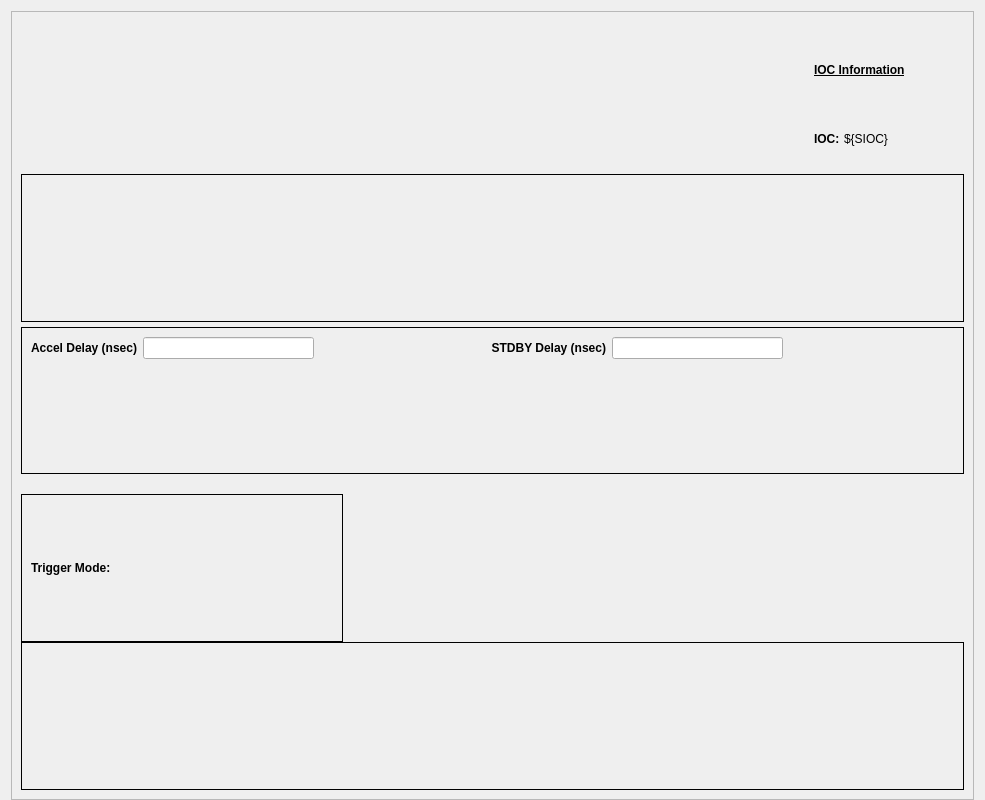
<?xml version="1.0" encoding="UTF-8"?>
<ui version="4.0">
 <class>Form</class>
 <widget class="QWidget" name="Form">
  <property name="geometry">
   <rect>
    <x>0</x>
    <y>0</y>
    <width>985</width>
    <height>800</height>
   </rect>
  </property>
  <property name="minimumSize">
   <size>
    <width>950</width>
    <height>0</height>
   </size>
  </property>
  <property name="maximumSize">
   <size>
    <width>16777215</width>
    <height>16777215</height>
   </size>
  </property>
  <property name="windowTitle">
   <string>High Level Triggers - ${DEV}</string>
  </property>
  <layout class="QHBoxLayout" name="horizontalLayout">
   <property name="bottomMargin">
    <number>0</number>
   </property>
   <item>
    <widget class="QScrollArea" name="scrollArea">
     <property name="widgetResizable">
      <bool>true</bool>
     </property>
     <widget class="QWidget" name="scrollAreaWidgetContents_2">
      <property name="geometry">
       <rect>
        <x>0</x>
        <y>0</y>
        <width>965</width>
        <height>789</height>
       </rect>
      </property>
      <layout class="QVBoxLayout" name="verticalLayout">
       <item>
        <layout class="QVBoxLayout" name="verticalLayout_6" stretch="0,0,0,0,0,0,0,0">
         <property name="spacing">
          <number>0</number>
         </property>
         <item>
          <layout class="QGridLayout" name="gridLayout">
           <property name="bottomMargin">
            <number>10</number>
           </property>
           <item row="0" column="4" colspan="2">
            <widget class="QLabel" name="label">
             <property name="minimumSize">
              <size>
               <width>150</width>
               <height>20</height>
              </size>
             </property>
             <property name="font">
              <font>
               <weight>75</weight>
               <bold>true</bold>
               <underline>true</underline>
              </font>
             </property>
             <property name="text">
              <string>IOC Information</string>
             </property>
            </widget>
           </item>
           <item row="0" column="3">
            <spacer name="horizontalSpacer_5">
             <property name="orientation">
              <enum>Qt::Horizontal</enum>
             </property>
             <property name="sizeHint" stdset="0">
              <size>
               <width>200</width>
               <height>20</height>
              </size>
             </property>
            </spacer>
           </item>
           <item row="1" column="5">
            <widget class="PyDMLabel" name="PyDMLabel">
             <property name="sizePolicy">
              <sizepolicy hsizetype="Preferred" vsizetype="Preferred">
               <horstretch>0</horstretch>
               <verstretch>0</verstretch>
              </sizepolicy>
             </property>
             <property name="minimumSize">
              <size>
               <width>120</width>
               <height>20</height>
              </size>
             </property>
             <property name="toolTip">
              <string/>
             </property>
             <property name="text">
              <string>${SIOC}</string>
             </property>
            </widget>
           </item>
           <item row="1" column="4">
            <widget class="QLabel" name="label_2">
             <property name="sizePolicy">
              <sizepolicy hsizetype="Preferred" vsizetype="Preferred">
               <horstretch>0</horstretch>
               <verstretch>0</verstretch>
              </sizepolicy>
             </property>
             <property name="minimumSize">
              <size>
               <width>30</width>
               <height>20</height>
              </size>
             </property>
             <property name="maximumSize">
              <size>
               <width>16777215</width>
               <height>40</height>
              </size>
             </property>
             <property name="font">
              <font>
               <weight>75</weight>
               <bold>true</bold>
              </font>
             </property>
             <property name="text">
              <string>IOC: </string>
             </property>
            </widget>
           </item>
          </layout>
         </item>
         <item>
          <spacer name="verticalSpacer_3">
           <property name="orientation">
            <enum>Qt::Vertical</enum>
           </property>
           <property name="sizeType">
            <enum>QSizePolicy::Fixed</enum>
           </property>
           <property name="sizeHint" stdset="0">
            <size>
             <width>20</width>
             <height>5</height>
            </size>
           </property>
          </spacer>
         </item>
         <item>
          <widget class="QFrame" name="frame_3">
           <property name="frameShape">
            <enum>QFrame::Box</enum>
           </property>
           <property name="frameShadow">
            <enum>QFrame::Plain</enum>
           </property>
           <layout class="QVBoxLayout" name="verticalLayout_3">
            <property name="spacing">
             <number>0</number>
            </property>
            <property name="leftMargin">
             <number>0</number>
            </property>
            <property name="topMargin">
             <number>0</number>
            </property>
            <property name="rightMargin">
             <number>0</number>
            </property>
            <property name="bottomMargin">
             <number>0</number>
            </property>
            <item>
             <widget class="PyDMEmbeddedDisplay" name="PyDMEmbeddedDisplay_9">
              <property name="toolTip">
               <string/>
              </property>
              <property name="frameShape">
               <enum>QFrame::NoFrame</enum>
              </property>
              <property name="macros" stdset="0">
               <string>{}</string>
              </property>
              <property name="filename" stdset="0">
               <string>xtcav_hl_triggers_sys2_header.ui</string>
              </property>
              <property name="loadWhenShown" stdset="0">
               <bool>true</bool>
              </property>
              <property name="disconnectWhenHidden" stdset="0">
               <bool>true</bool>
              </property>
              <property name="followSymlinks" stdset="0">
               <bool>false</bool>
              </property>
             </widget>
            </item>
            <item>
             <widget class="PyDMEmbeddedDisplay" name="PyDMEmbeddedDisplay_11">
              <property name="minimumSize">
               <size>
                <width>749</width>
                <height>0</height>
               </size>
              </property>
              <property name="toolTip">
               <string/>
              </property>
              <property name="frameShape">
               <enum>QFrame::NoFrame</enum>
              </property>
              <property name="lineWidth">
               <number>1</number>
              </property>
              <property name="macros" stdset="0">
               <string>{&quot;SYS&quot;:&quot;DAQMUX&quot;, &quot;SYS2&quot;:&quot;DAQMUX&quot;}</string>
              </property>
              <property name="filename" stdset="0">
               <string>xtcav_hl_triggers_sys2.ui</string>
              </property>
              <property name="loadWhenShown" stdset="0">
               <bool>true</bool>
              </property>
              <property name="disconnectWhenHidden" stdset="0">
               <bool>true</bool>
              </property>
              <property name="followSymlinks" stdset="0">
               <bool>false</bool>
              </property>
             </widget>
            </item>
            <item>
             <widget class="PyDMEmbeddedDisplay" name="PyDMEmbeddedDisplay_10">
              <property name="minimumSize">
               <size>
                <width>749</width>
                <height>0</height>
               </size>
              </property>
              <property name="toolTip">
               <string/>
              </property>
              <property name="frameShape">
               <enum>QFrame::NoFrame</enum>
              </property>
              <property name="lineWidth">
               <number>1</number>
              </property>
              <property name="macros" stdset="0">
               <string>{&quot;SYS&quot;: &quot;ACALGN&quot;, &quot;SYS2&quot;: &quot;AC Align&quot;}</string>
              </property>
              <property name="filename" stdset="0">
               <string>xtcav_hl_triggers_sys2.ui</string>
              </property>
              <property name="loadWhenShown" stdset="0">
               <bool>true</bool>
              </property>
              <property name="disconnectWhenHidden" stdset="0">
               <bool>true</bool>
              </property>
              <property name="followSymlinks" stdset="0">
               <bool>false</bool>
              </property>
             </widget>
            </item>
           </layout>
          </widget>
         </item>
         <item>
          <spacer name="verticalSpacer_2">
           <property name="orientation">
            <enum>Qt::Vertical</enum>
           </property>
           <property name="sizeType">
            <enum>QSizePolicy::Fixed</enum>
           </property>
           <property name="sizeHint" stdset="0">
            <size>
             <width>20</width>
             <height>5</height>
            </size>
           </property>
          </spacer>
         </item>
         <item>
          <widget class="QFrame" name="frame">
           <property name="frameShape">
            <enum>QFrame::Box</enum>
           </property>
           <property name="frameShadow">
            <enum>QFrame::Plain</enum>
           </property>
           <layout class="QVBoxLayout" name="verticalLayout_2">
            <property name="spacing">
             <number>0</number>
            </property>
            <property name="leftMargin">
             <number>0</number>
            </property>
            <property name="topMargin">
             <number>0</number>
            </property>
            <property name="rightMargin">
             <number>0</number>
            </property>
            <property name="bottomMargin">
             <number>0</number>
            </property>
            <item>
             <widget class="QFrame" name="frame_2">
              <property name="frameShape">
               <enum>QFrame::NoFrame</enum>
              </property>
              <property name="frameShadow">
               <enum>QFrame::Raised</enum>
              </property>
              <layout class="QHBoxLayout" name="horizontalLayout_2">
               <item>
                <widget class="QLabel" name="label_4">
                 <property name="font">
                  <font>
                   <weight>75</weight>
                   <bold>true</bold>
                  </font>
                 </property>
                 <property name="text">
                  <string>Accel Delay (nsec)</string>
                 </property>
                 <property name="alignment">
                  <set>Qt::AlignRight|Qt::AlignTrailing|Qt::AlignVCenter</set>
                 </property>
                </widget>
               </item>
               <item>
                <widget class="PyDMLineEdit" name="PyDMLineEdit_3">
                 <property name="enabled">
                  <bool>true</bool>
                 </property>
                 <property name="sizePolicy">
                  <sizepolicy hsizetype="MinimumExpanding" vsizetype="Fixed">
                   <horstretch>0</horstretch>
                   <verstretch>0</verstretch>
                  </sizepolicy>
                 </property>
                 <property name="minimumSize">
                  <size>
                   <width>100</width>
                   <height>0</height>
                  </size>
                 </property>
                 <property name="toolTip">
                  <string/>
                 </property>
                 <property name="alignment">
                  <set>Qt::AlignCenter</set>
                 </property>
                 <property name="precision" stdset="0">
                  <number>0</number>
                 </property>
                 <property name="showUnits" stdset="0">
                  <bool>false</bool>
                 </property>
                 <property name="precisionFromPV" stdset="0">
                  <bool>true</bool>
                 </property>
                 <property name="alarmSensitiveContent" stdset="0">
                  <bool>true</bool>
                 </property>
                 <property name="alarmSensitiveBorder" stdset="0">
                  <bool>true</bool>
                 </property>
                 <property name="PyDMToolTip" stdset="0">
                  <string/>
                 </property>
                 <property name="channel" stdset="0">
                  <string>ca://${DEV}:TRG_ACCL_TDES</string>
                 </property>
                </widget>
               </item>
               <item>
                <spacer name="horizontalSpacer_6">
                 <property name="orientation">
                  <enum>Qt::Horizontal</enum>
                 </property>
                 <property name="sizeHint" stdset="0">
                  <size>
                   <width>40</width>
                   <height>20</height>
                  </size>
                 </property>
                </spacer>
               </item>
               <item>
                <widget class="QLabel" name="label_6">
                 <property name="font">
                  <font>
                   <weight>75</weight>
                   <bold>true</bold>
                  </font>
                 </property>
                 <property name="text">
                  <string>STDBY Delay (nsec)</string>
                 </property>
                 <property name="alignment">
                  <set>Qt::AlignRight|Qt::AlignTrailing|Qt::AlignVCenter</set>
                 </property>
                </widget>
               </item>
               <item>
                <widget class="PyDMLineEdit" name="PyDMLineEdit_4">
                 <property name="enabled">
                  <bool>true</bool>
                 </property>
                 <property name="sizePolicy">
                  <sizepolicy hsizetype="MinimumExpanding" vsizetype="Fixed">
                   <horstretch>0</horstretch>
                   <verstretch>0</verstretch>
                  </sizepolicy>
                 </property>
                 <property name="minimumSize">
                  <size>
                   <width>100</width>
                   <height>0</height>
                  </size>
                 </property>
                 <property name="toolTip">
                  <string/>
                 </property>
                 <property name="alignment">
                  <set>Qt::AlignCenter</set>
                 </property>
                 <property name="precision" stdset="0">
                  <number>0</number>
                 </property>
                 <property name="showUnits" stdset="0">
                  <bool>false</bool>
                 </property>
                 <property name="precisionFromPV" stdset="0">
                  <bool>true</bool>
                 </property>
                 <property name="alarmSensitiveContent" stdset="0">
                  <bool>true</bool>
                 </property>
                 <property name="alarmSensitiveBorder" stdset="0">
                  <bool>true</bool>
                 </property>
                 <property name="PyDMToolTip" stdset="0">
                  <string/>
                 </property>
                 <property name="channel" stdset="0">
                  <string>ca://${DEV}:TRG_STDBY_TDES</string>
                 </property>
                </widget>
               </item>
               <item>
                <spacer name="horizontalSpacer_7">
                 <property name="orientation">
                  <enum>Qt::Horizontal</enum>
                 </property>
                 <property name="sizeHint" stdset="0">
                  <size>
                   <width>40</width>
                   <height>20</height>
                  </size>
                 </property>
                </spacer>
               </item>
              </layout>
             </widget>
            </item>
            <item>
             <widget class="PyDMEmbeddedDisplay" name="PyDMEmbeddedDisplay_5">
              <property name="minimumSize">
               <size>
                <width>749</width>
                <height>0</height>
               </size>
              </property>
              <property name="maximumSize">
               <size>
                <width>16777215</width>
                <height>40</height>
               </size>
              </property>
              <property name="toolTip">
               <string/>
              </property>
              <property name="frameShape">
               <enum>QFrame::NoFrame</enum>
              </property>
              <property name="macros" stdset="0">
               <string>{}</string>
              </property>
              <property name="filename" stdset="0">
               <string>xtcav_hl_triggers_sys_header.ui</string>
              </property>
              <property name="loadWhenShown" stdset="0">
               <bool>true</bool>
              </property>
              <property name="disconnectWhenHidden" stdset="0">
               <bool>true</bool>
              </property>
             </widget>
            </item>
            <item>
             <widget class="PyDMEmbeddedDisplay" name="PyDMEmbeddedDisplay">
              <property name="minimumSize">
               <size>
                <width>749</width>
                <height>0</height>
               </size>
              </property>
              <property name="toolTip">
               <string/>
              </property>
              <property name="frameShape">
               <enum>QFrame::NoFrame</enum>
              </property>
              <property name="macros" stdset="0">
               <string>{&quot;SYS&quot;:&quot;LLRF&quot;}</string>
              </property>
              <property name="filename" stdset="0">
               <string>xtcav_hl_triggers_sys.ui</string>
              </property>
             </widget>
            </item>
            <item>
             <widget class="PyDMEmbeddedDisplay" name="PyDMEmbeddedDisplay_2">
              <property name="minimumSize">
               <size>
                <width>749</width>
                <height>0</height>
               </size>
              </property>
              <property name="toolTip">
               <string/>
              </property>
              <property name="frameShape">
               <enum>QFrame::NoFrame</enum>
              </property>
              <property name="macros" stdset="0">
               <string>{&quot;SYS&quot;: &quot;RTM&quot;}</string>
              </property>
              <property name="filename" stdset="0">
               <string>xtcav_hl_triggers_sys.ui</string>
              </property>
              <property name="loadWhenShown" stdset="0">
               <bool>true</bool>
              </property>
              <property name="disconnectWhenHidden" stdset="0">
               <bool>true</bool>
              </property>
             </widget>
            </item>
            <item>
             <widget class="PyDMEmbeddedDisplay" name="PyDMEmbeddedDisplay_4">
              <property name="minimumSize">
               <size>
                <width>749</width>
                <height>0</height>
               </size>
              </property>
              <property name="toolTip">
               <string/>
              </property>
              <property name="frameShape">
               <enum>QFrame::NoFrame</enum>
              </property>
              <property name="macros" stdset="0">
               <string>{&quot;SYS&quot;: &quot;MOD&quot;}</string>
              </property>
              <property name="filename" stdset="0">
               <string>xtcav_hl_triggers_sys.ui</string>
              </property>
              <property name="loadWhenShown" stdset="0">
               <bool>true</bool>
              </property>
              <property name="disconnectWhenHidden" stdset="0">
               <bool>true</bool>
              </property>
             </widget>
            </item>
            <item>
             <widget class="PyDMEmbeddedDisplay" name="PyDMEmbeddedDisplay_3">
              <property name="minimumSize">
               <size>
                <width>749</width>
                <height>0</height>
               </size>
              </property>
              <property name="toolTip">
               <string/>
              </property>
              <property name="frameShape">
               <enum>QFrame::NoFrame</enum>
              </property>
              <property name="macros" stdset="0">
               <string>{&quot;SYS&quot;: &quot;SSA&quot;}</string>
              </property>
              <property name="filename" stdset="0">
               <string>xtcav_hl_triggers_sys.ui</string>
              </property>
              <property name="loadWhenShown" stdset="0">
               <bool>true</bool>
              </property>
              <property name="disconnectWhenHidden" stdset="0">
               <bool>true</bool>
              </property>
             </widget>
            </item>
           </layout>
          </widget>
         </item>
         <item>
          <spacer name="verticalSpacer_4">
           <property name="orientation">
            <enum>Qt::Vertical</enum>
           </property>
           <property name="sizeType">
            <enum>QSizePolicy::Fixed</enum>
           </property>
           <property name="sizeHint" stdset="0">
            <size>
             <width>20</width>
             <height>20</height>
            </size>
           </property>
          </spacer>
         </item>
         <item>
          <layout class="QHBoxLayout" name="horizontalLayout_4">
           <property name="spacing">
            <number>0</number>
           </property>
           <item>
            <widget class="QFrame" name="frame_5">
             <property name="minimumSize">
              <size>
               <width>300</width>
               <height>20</height>
              </size>
             </property>
             <property name="frameShape">
              <enum>QFrame::Box</enum>
             </property>
             <property name="frameShadow">
              <enum>QFrame::Plain</enum>
             </property>
             <layout class="QHBoxLayout" name="horizontalLayout_3">
              <property name="spacing">
               <number>0</number>
              </property>
              <property name="topMargin">
               <number>0</number>
              </property>
              <property name="rightMargin">
               <number>9</number>
              </property>
              <property name="bottomMargin">
               <number>0</number>
              </property>
              <item>
               <widget class="QLabel" name="label_5">
                <property name="sizePolicy">
                 <sizepolicy hsizetype="Fixed" vsizetype="Fixed">
                  <horstretch>0</horstretch>
                  <verstretch>0</verstretch>
                 </sizepolicy>
                </property>
                <property name="minimumSize">
                 <size>
                  <width>100</width>
                  <height>20</height>
                 </size>
                </property>
                <property name="font">
                 <font>
                  <weight>75</weight>
                  <bold>true</bold>
                 </font>
                </property>
                <property name="text">
                 <string>Trigger Mode: </string>
                </property>
                <property name="alignment">
                 <set>Qt::AlignLeading|Qt::AlignLeft|Qt::AlignVCenter</set>
                </property>
               </widget>
              </item>
              <item>
               <spacer name="horizontalSpacer_2">
                <property name="orientation">
                 <enum>Qt::Horizontal</enum>
                </property>
                <property name="sizeType">
                 <enum>QSizePolicy::Fixed</enum>
                </property>
                <property name="sizeHint" stdset="0">
                 <size>
                  <width>5</width>
                  <height>20</height>
                 </size>
                </property>
               </spacer>
              </item>
              <item>
               <widget class="PyDMEnumButton" name="PyDMEnumButton_3">
                <property name="sizePolicy">
                 <sizepolicy hsizetype="Fixed" vsizetype="Fixed">
                  <horstretch>0</horstretch>
                  <verstretch>0</verstretch>
                 </sizepolicy>
                </property>
                <property name="minimumSize">
                 <size>
                  <width>200</width>
                  <height>20</height>
                 </size>
                </property>
                <property name="maximumSize">
                 <size>
                  <width>16777215</width>
                  <height>40</height>
                 </size>
                </property>
                <property name="toolTip">
                 <string/>
                </property>
                <property name="styleSheet">
                 <string notr="true">QPushButton{font: 8px;}</string>
                </property>
                <property name="alarmSensitiveContent" stdset="0">
                 <bool>false</bool>
                </property>
                <property name="alarmSensitiveBorder" stdset="0">
                 <bool>true</bool>
                </property>
                <property name="PyDMToolTip" stdset="0">
                 <string/>
                </property>
                <property name="channel" stdset="0">
                 <string>ca://${DEV}:MODECFG</string>
                </property>
                <property name="items" stdset="0">
                 <stringlist/>
                </property>
                <property name="useCustomOrder" stdset="0">
                 <bool>false</bool>
                </property>
                <property name="invertOrder" stdset="0">
                 <bool>false</bool>
                </property>
                <property name="customOrder" stdset="0">
                 <stringlist/>
                </property>
                <property name="orientation" stdset="0">
                 <enum>Qt::Horizontal</enum>
                </property>
                <property name="marginTop" stdset="0">
                 <number>0</number>
                </property>
                <property name="marginBottom" stdset="0">
                 <number>0</number>
                </property>
                <property name="marginLeft" stdset="0">
                 <number>0</number>
                </property>
                <property name="marginRight" stdset="0">
                 <number>0</number>
                </property>
                <property name="horizontalSpacing" stdset="0">
                 <number>0</number>
                </property>
                <property name="verticalSpacing" stdset="0">
                 <number>0</number>
                </property>
                <property name="checkable" stdset="0">
                 <bool>true</bool>
                </property>
               </widget>
              </item>
             </layout>
            </widget>
           </item>
           <item>
            <spacer name="horizontalSpacer_9">
             <property name="orientation">
              <enum>Qt::Horizontal</enum>
             </property>
             <property name="sizeHint" stdset="0">
              <size>
               <width>624</width>
               <height>20</height>
              </size>
             </property>
            </spacer>
           </item>
          </layout>
         </item>
         <item>
          <widget class="PyDMEmbeddedDisplay" name="PyDMEmbeddedDisplay_6">
           <property name="minimumSize">
            <size>
             <width>930</width>
             <height>0</height>
            </size>
           </property>
           <property name="toolTip">
            <string/>
           </property>
           <property name="frameShape">
            <enum>QFrame::Box</enum>
           </property>
           <property name="macros" stdset="0">
            <string>{&quot;DEST&quot;: &quot;HXR&quot;}</string>
           </property>
           <property name="filename" stdset="0">
            <string>xtcav_hl_triggers_sys_dest_DEMO.ui</string>
           </property>
           <property name="loadWhenShown" stdset="0">
            <bool>true</bool>
           </property>
           <property name="disconnectWhenHidden" stdset="0">
            <bool>true</bool>
           </property>
           <property name="followSymlinks" stdset="0">
            <bool>false</bool>
           </property>
          </widget>
         </item>
        </layout>
       </item>
      </layout>
     </widget>
    </widget>
   </item>
  </layout>
 </widget>
 <customwidgets>
  <customwidget>
   <class>PyDMLabel</class>
   <extends>QLabel</extends>
   <header>pydm.widgets.label</header>
  </customwidget>
  <customwidget>
   <class>PyDMEmbeddedDisplay</class>
   <extends>QFrame</extends>
   <header>pydm.widgets.embedded_display</header>
  </customwidget>
  <customwidget>
   <class>PyDMEnumButton</class>
   <extends>QWidget</extends>
   <header>pydm.widgets.enum_button</header>
  </customwidget>
  <customwidget>
   <class>PyDMLineEdit</class>
   <extends>QLineEdit</extends>
   <header>pydm.widgets.line_edit</header>
  </customwidget>
 </customwidgets>
 <resources/>
 <connections/>
</ui>
